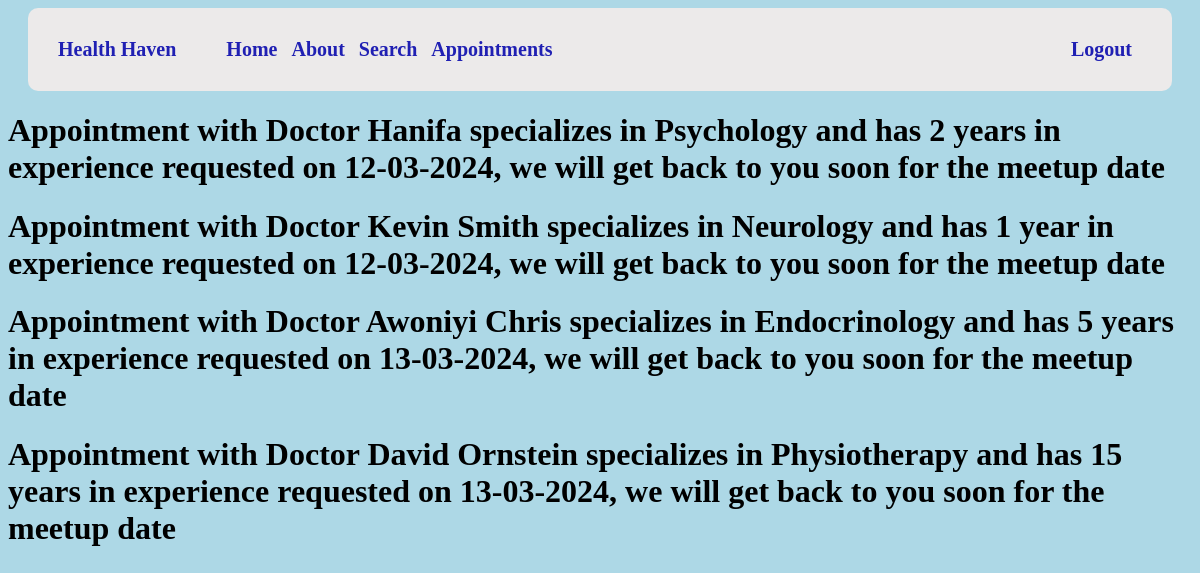
Before: /show_appointments/ (signed in) with the older database file.
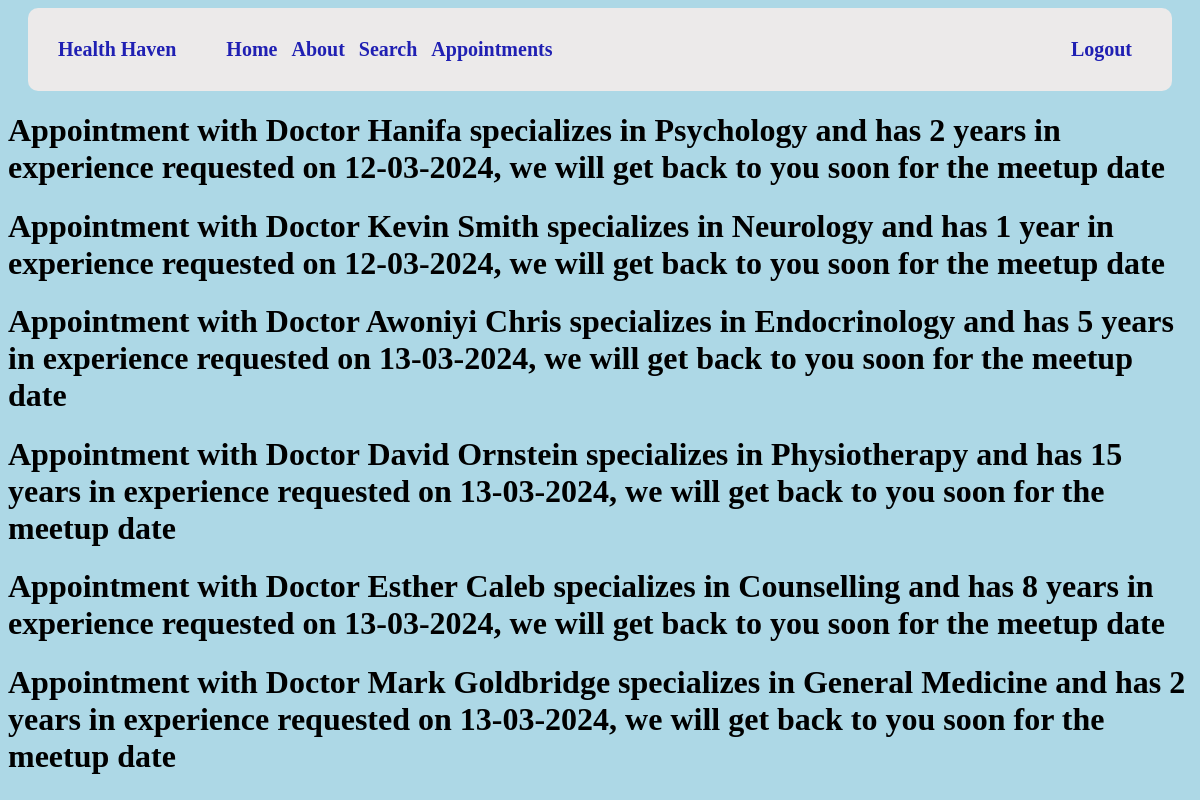
After: the same page with the newer database file.
### backend/app.py (models this page shows)
class Appointment(db.Model):
    __tablename__ = 'appointments'
    appointment_id = db.Column(db.Integer, primary_key=True)
    date = db.Column(db.DateTime, default=datetime.utcnow())
    user_id = db.Column(db.Integer, db.ForeignKey('user.user_id'))
    doctor_id = db.Column(db.Integer, db.ForeignKey('doctor.doctor_id'))
    user = db.relationship('User', backref=db.backref('appointments', lazy=True))
    doctor = db.relationship('Doctor', backref=db.backref('appointments', lazy=True))
    def __repr__(self):
        newdate = self.date.strftime('%d-%m-%Y')
        return f'Appointment with {self.doctor} requested on {newdate}, we will get back to you soon for the meetup date'

class Doctor(db.Model):
    doctor_id = db.Column(db.Integer, primary_key=True)
    name = db.Column(db.String(60), nullable=False)
    specialty = db.Column(db.String(60), nullable=False)
    yearsofexperience = db.Column(db.Integer(), nullable=False)
    def __repr__(self):
        if self.yearsofexperience > 1:
            return f'Doctor {self.name} specializes in {self.specialty} and has {self.yearsofexperience} years in experience'
        elif self.yearsofexperience == 1:
            return f'Doctor {self.name} specializes in {self.specialty} and has {self.yearsofexperience} year in experience'
        else:
            return 'Not Qualified'

### backend/app.py (the view)
@app.route('/show_appointments/')
def show_appointments():
    if current_user.is_authenticated:
        user_id = current_user.get_id()
        appointments = Appointment.query.filter_by(user_id=user_id).all()
        return render_template('show_ap.html', appointments=appointments)
    else:
        return redirect(url_for('login'))

### backend/app.py (called while the page is built)
@login_manager.user_loader
def load_user(user_id):
    return User.query.get(int(user_id))

    def get_id(self):
        return str(self.user_id)

### frontend/templates/show_ap.html
{% extends 'default.html' %}
{% block content %}
    {% for appointment in appointments %}
        <h1>{{ appointment }}</h1>
    {% endfor %}
{% endblock %}

### frontend/templates/default.html (shortened to what this page needs)
<!DOCTYPE html>
<html lang="en">
<head>
    <link rel="stylesheet" href="../styles/nav.css">
    <link rel="stylesheet" href="../styles/content.css">
    <header>
        <nav class="nav">
            <a href="/" class="nav-item">Health Haven</a>
            <div class="nav-bio">
                {% if current_user.is_authenticated %}
                    <a href="{{ url_for('home') }}" class="nav-item">Home</a>
                    <a href="{{ url_for('about') }}" class="nav-item">About</a>
                    <a href="{{ url_for('search') }}" class="nav-item">Search</a>
                    <a href="{{ url_for('show_appointments') }}" class="nav-item">Appointments</a>
                {% else %}
                    <a href="{{ url_for('home') }}" class="nav-item">Home</a>
                    <a href="{{ url_for('about') }}" class="nav-item">About</a>
                {% endif %}
            </div>
            <div class="nav-reg">
                {% if current_user.is_authenticated %}
                    <a href="{{ url_for('logout') }}" class="nav-item">Logout</a>
                {% else %}
                    <a href="{{ url_for('login') }}" class="nav-item">Login</a>
                    <a href="{{ url_for('register') }}" class="nav-item">Register</a>
                {% endif %}
            </div>
        </nav>
    </header>
</head>
<body>
    {% block content %}
    {% endblock %}
</body>
</html>

### frontend/styles/nav.css (style rules this page uses)
.nav { background-color: rgb(236, 234, 234); margin-left: 20px; margin-right: 20px; display: flex; padding: 30px; border-radius: 10px; margin-bottom: 20px; }
.nav-bio { margin-left: 40px; }
.nav-reg { margin-left: auto; }
.nav-item { text-decoration: none; font-size: 20px; margin-right: 10px; font-weight: bold; color: rgb(32, 32, 179); }
body { background-color: lightblue }

Changed rows visible on the page:
added Appointment: date.specialty "Appointment with Doctor Esther Caleb specializes in Counselling and has 8 years in experience requested on 13-03-2024, we will get back to you soon for the meetup date"
added Appointment: date.specialty "Appointment with Doctor Mark Goldbridge specializes in General Medicine and has 2 years in experience requested on 13-03-2024, we will get back to you soon for the meetup date"
